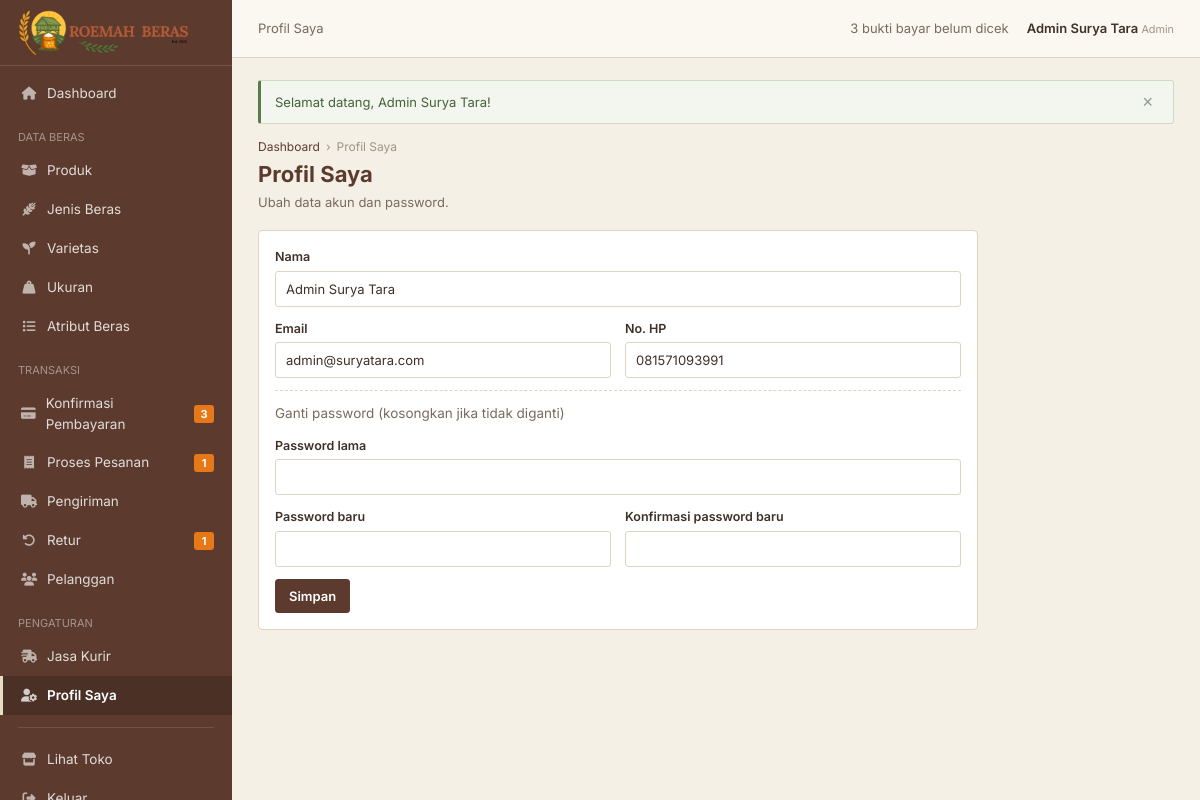
/admin/profil.php (signed in), run on the app's committed database.
### tables this page shows
CREATE TABLE `user` (
  `id_user`    INT(11) NOT NULL AUTO_INCREMENT,
  `id_role`    INT(11) NOT NULL,
  `nama`       VARCHAR(100) NOT NULL,
  `email`      VARCHAR(100) NOT NULL,
  `password`   VARCHAR(255) NOT NULL,
  `no_telepon` VARCHAR(20) DEFAULT NULL,
  `alamat`     TEXT DEFAULT NULL,
  `kota`       VARCHAR(100) DEFAULT NULL,
  PRIMARY KEY (`id_user`),
  UNIQUE KEY `uk_user_email` (`email`),
  KEY `fk_user_role` (`id_role`),
  CONSTRAINT `fk_user_role` FOREIGN KEY (`id_role`) REFERENCES `role` (`id_role`) ON UPDATE CASCADE
);

### admin/profil.php (the view, shortened to what this page needs)
<?php
require __DIR__ . '/sidebar.php';
$st = $pdo->prepare('SELECT * FROM `user` WHERE id_user = ?');
$st->execute([user_id()]);
$admin = $st->fetch();
?>
<div class="panel" style="max-width:720px">
    <div class="panel-body">
        <form method="POST" class="form-grid-a">
            <div class="full"><label class="label-a">Nama</label><input name="nama" class="input-a" value="<?= h($admin['nama']) ?>" required></div>
            <div><label class="label-a">Email</label><input type="email" name="email" class="input-a" value="<?= h($admin['email']) ?>" required></div>
            <div><label class="label-a">No. HP</label><input name="no_hp" class="input-a" value="<?= h($admin['no_telepon']) ?>"></div>
            <div class="full" style="border-top:1px dashed var(--border);padding-top:12px;color:var(--text-secondary)">Ganti password (kosongkan jika tidak diganti)</div>
            <div class="full"><label class="label-a" for="password_lama">Password lama</label><input type="password" name="password_lama" id="password_lama" class="input-a" autocomplete="current-password"></div>
            <div><label class="label-a" for="password_baru">Password baru</label><input type="password" name="password_baru" id="password_baru" class="input-a" minlength="6" autocomplete="new-password"></div>
            <div><label class="label-a" for="password_konfirmasi">Konfirmasi password baru</label><input type="password" name="password_konfirmasi" id="password_konfirmasi" class="input-a" autocomplete="new-password"></div>
            <div class="full"><button class="btn-a">Simpan</button></div>
        </form>
    </div>
</div>

### admin/CSS/sidebar.css (style rules this page uses)
:root { --primary: #5c3b2e; --primary-dark: #43291f; --primary-soft: #8b6a58; --accent: #e77817; --accent-dark: #c85f0d; --nav: #d8ccb0; --text: #3f3028; --text-secondary: #7a6a5e; --text-muted: #a09287; --background: #f5f0e5; --cream: #fbf8f1; --cream-2: #f3ead7; --white: #ffffff; --beige: #e7dcc4; --border: #ded4c2; --border-light: #eae2d4; --success: #5b7a4b; --warning: #9a6b2f; --danger: #a14f40; --info: #4c6f7c; }
* { box-sizing: border-box; }
html, body { margin: 0; padding: 0; }
body { background: var(--background); color: var(--text); font-family: "Poppins", "Segoe UI", Arial, sans-serif; font-size: 14px; line-height: 1.55; min-height: 100vh; display: flex; flex-direction: column; }
.flash-wrap { width: min(1160px, calc(100% - 40px)); margin: 16px auto 0; }
.admin-body { font-family: Inter, "Segoe UI", Roboto, Arial, sans-serif; background: var(--background); font-size: 13.5px; }
.admin-flash { width: 100%; margin: 0 0 14px; }
.panel { background: #fff; border: 1px solid var(--border); border-radius: 4px; }

### admin/CSS/profil.css (style rules this page uses)
.panel-body { padding: 16px; }
.btn-a { display: inline-flex; align-items: center; justify-content: center; gap: 6px; height: 34px; padding: 0 13px; border-radius: 3px; border: 1px solid var(--primary); background: var(--primary); color: #fff; font: inherit; font-size: 13px; font-weight: 600; cursor: pointer; white-space: nowrap; }
.input-a { width: 100%; height: 36px; padding: 0 10px; border: 1px solid var(--border); border-radius: 3px; background: #fff; color: var(--text); font: inherit; font-size: 13px; outline: none; }
.label-a { display: block; margin-bottom: 4px; font-size: 12.5px; font-weight: 600; }
.form-grid-a { display: grid; grid-template-columns: repeat(2, minmax(0, 1fr)); gap: 12px 14px; }
.form-grid-a .full { grid-column: 1 / -1; }

### data on the page
user: nama "Admin Surya Tara", email "admin@suryatara.com", no_hp "081571093991"

### other printed values
$m[1] "Dashboard"
$m[0] "DATA BERAS"
$m[1] "Produk"
$m[1] "Jenis Beras"
$m[1] "Varietas"
$m[1] "Ukuran"
$m[1] "Atribut Beras"
$m[0] "TRANSAKSI"
$m[1] "Konfirmasi Pembayaran"
$m[5] "3"
$m[1] "Proses Pesanan"
$m[5] "1"
$m[1] "Pengiriman"
$m[1] "Retur"
$m[1] "Pelanggan"
